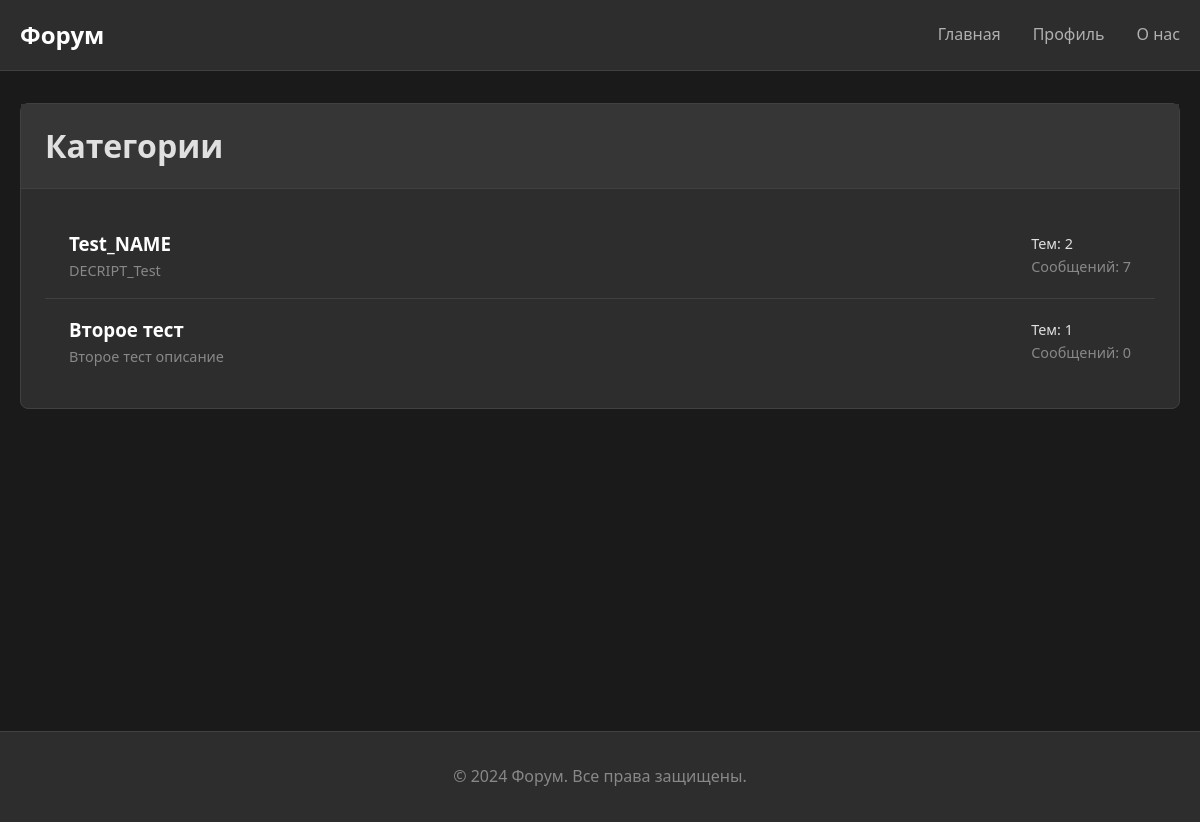
The page / on the database its author committed.
### app3.py (models this page shows, shortened)
class Category(db.Model):
    __tablename__ = 'categories'
    id = db.Column(db.Integer, primary_key=True)
    user_id = db.Column(db.Integer, db.ForeignKey('users.id'), nullable=False)
    name = db.Column(db.String(100), nullable=False)
    description = db.Column(db.Text)
    created_at = db.Column(db.DateTime, default=datetime.now().replace(microsecond=0))
    topics = db.relationship('Topic', backref='category', lazy=True, cascade='all, delete-orphan')

### app3.py (the view)
@app.route('/', methods=['GET', 'POST'])
def index():
    categories = Category.query.all()
    for categories_id in categories:
        categories_id.topic_count = len(Topic.query.filter(Topic.category_id==categories_id.id).all())
        post_all = Topic.query.filter(Topic.category_id==categories_id.id).all()
        categories_id.post_count = 0
        for post_id in post_all:
            number = len(Post.query.filter(Post.topic_id==post_id.id).all())
            categories_id.post_count = categories_id.post_count + number
    return render_template('index.html', categories=categories)

### templates/index.html (shortened to what this page needs)
<!DOCTYPE html>
<html lang="ru">
<head>
    <link rel="stylesheet" href="{{ url_for('static', filename='css/styles.css') }}">
</head>
<body>
    <header class="header">
        <div class="container">
            <nav class="navbar">
                <a href="{{ url_for('index') }}" class="logo">Форум</a>
                <ul class="nav-links">
                    <li><a href="{{ url_for('index') }}">Главная</a></li>
                    <li><a href="{{ url_for('profile') }}">Профиль</a></li>
                    <li><a href="{{ url_for('about') }}">О нас</a></li>
                </ul>
            </nav>
        </div>
    </header>
    <main class="main-content">
        <div class="container">
            <div class="card">
                <div class="card-header">
                    <h1>Категории</h1>
                </div>
                <div class="card-body">
                    <ul class="list">
                        {% for category in categories %}
                        <li class="list-item">
                            <div class="flex justify-between items-center">
                                <div>
                                    <h3><a href="{{ url_for('category', category_id=category.id) }}" style="color: #ffffff; text-decoration: none;">
                                        {{ category.name }}
                                    </a></h3>
                                    <p class="text-muted text-small">{{ category.description }}</p>
                                </div>
                                <div class="text-right">
                                    <div class="text-small">Тем: {{ category.topic_count }}</div>
                                    <div class="text-small text-muted">Сообщений: {{ category.post_count }}</div>
                                </div>
                            </div>
                        </li>
                        {% endfor %}
                    </ul>
                </div>
            </div>
        </div>
    </main>
    <footer class="footer">
        <div class="container">
            <p>&copy; 2024 Форум. Все права защищены.</p>
        </div>
    </footer>
</body>
</html>

### static/css/styles.css (style rules this page uses)
* { margin: 0; padding: 0; box-sizing: border-box; }
body { font-family: 'Segoe UI', Tahoma, Geneva, Verdana, sans-serif; background-color: #1a1a1a; color: #e0e0e0; line-height: 1.6; }
.container { max-width: 1200px; margin: 0 auto; padding: 0 20px; }
.header { background-color: #2d2d2d; border-bottom: 1px solid #404040; padding: 1rem 0; position: sticky; top: 0; z-index: 100; }
.navbar { display: flex; justify-content: space-between; align-items: center; }
.logo { font-size: 1.5rem; font-weight: bold; color: #ffffff; text-decoration: none; }
.nav-links { display: flex; list-style: none; gap: 2rem; }
.nav-links a { color: #b0b0b0; text-decoration: none; transition: color 0.3s; }
.main-content { min-height: calc(100vh - 140px); padding: 2rem 0; }
.card { background-color: #2d2d2d; border: 1px solid #404040; border-radius: 8px; margin-bottom: 1rem; transition: transform 0.2s, border-color 0.2s; }
.card-header { padding: 1rem 1.5rem; border-bottom: 1px solid #404040; background-color: #363636; }
.card-body { padding: 1.5rem; }
.list { list-style: none; }
.list-item { padding: 1rem 1.5rem; border-bottom: 1px solid #404040; transition: background-color 0.2s; }
.list-item:last-child { border-bottom: none; }
.text-muted { color: #888; }
.text-small { font-size: 0.9rem; }
.flex { display: flex; }
.justify-between { justify-content: space-between; }
.items-center { align-items: center; }
.footer { background-color: #2d2d2d; border-top: 1px solid #404040; padding: 2rem 0; text-align: center; color: #888; }

### rows shown on the page
Category: name "Test_NAME", description "DECRIPT_Test", topic_count "2", post_count "7"
Category: name "Второе тест", description "Второе тест описание", topic_count "1", post_count "0"
